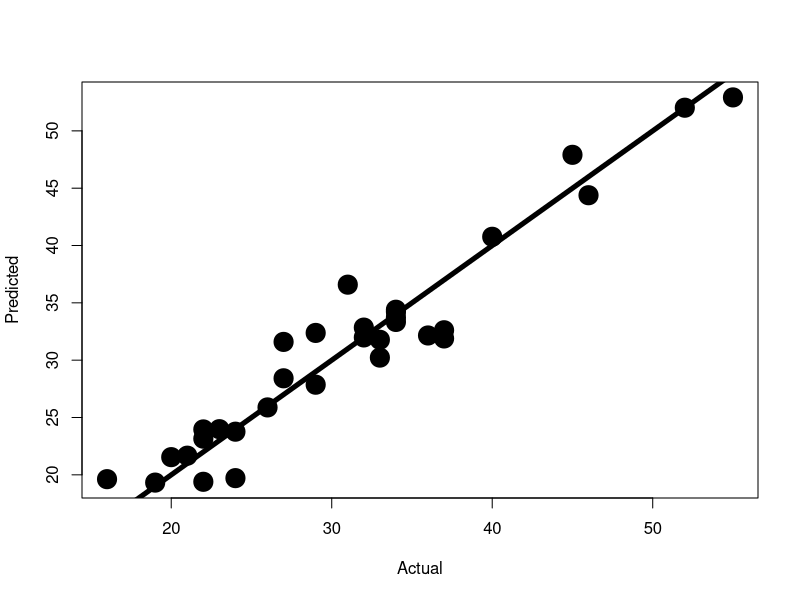
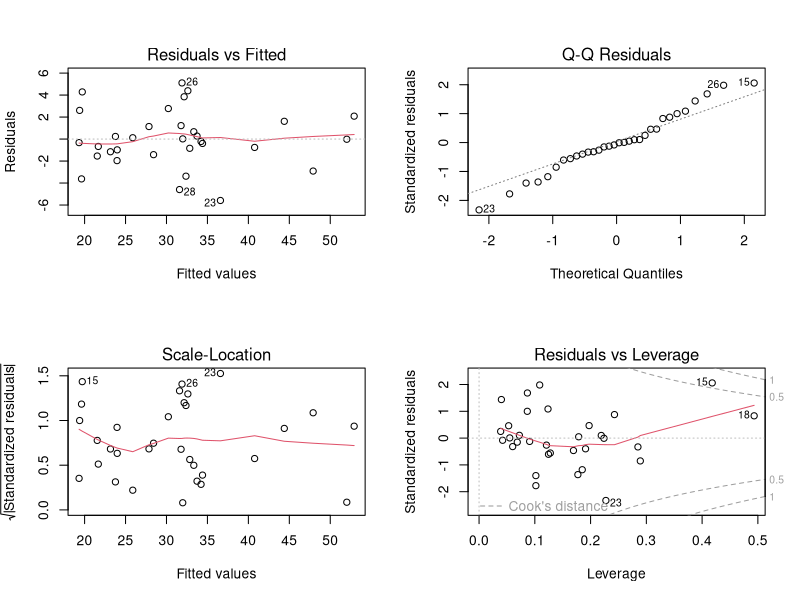

Write R code to recreate these figures, in order.
setwd ("c://R")
PetrolData=read.csv ("EscapingHydrocarbons.csv", header=TRUE,sep=";")
str(PetrolData)

n<-names(PetrolData)
form1 = as.formula(paste("AmountEscapingHydrocarbons ~", paste(n[!n %in% "AmountEscapingHydrocarbons"], collapse = " + ")))

MLModel = lm(form1,data =PetrolData)
MLModel

summary(MLModel)

Pred <- predict(MLModel)

plot(PetrolData[,5],Pred,
     xlab="Actual",ylab="Predicted",cex = 1.3,lwd = 10)
abline(a=0,b=1,lwd = 5)

par(mfrow=c(2,2))
plot(MLModel)
